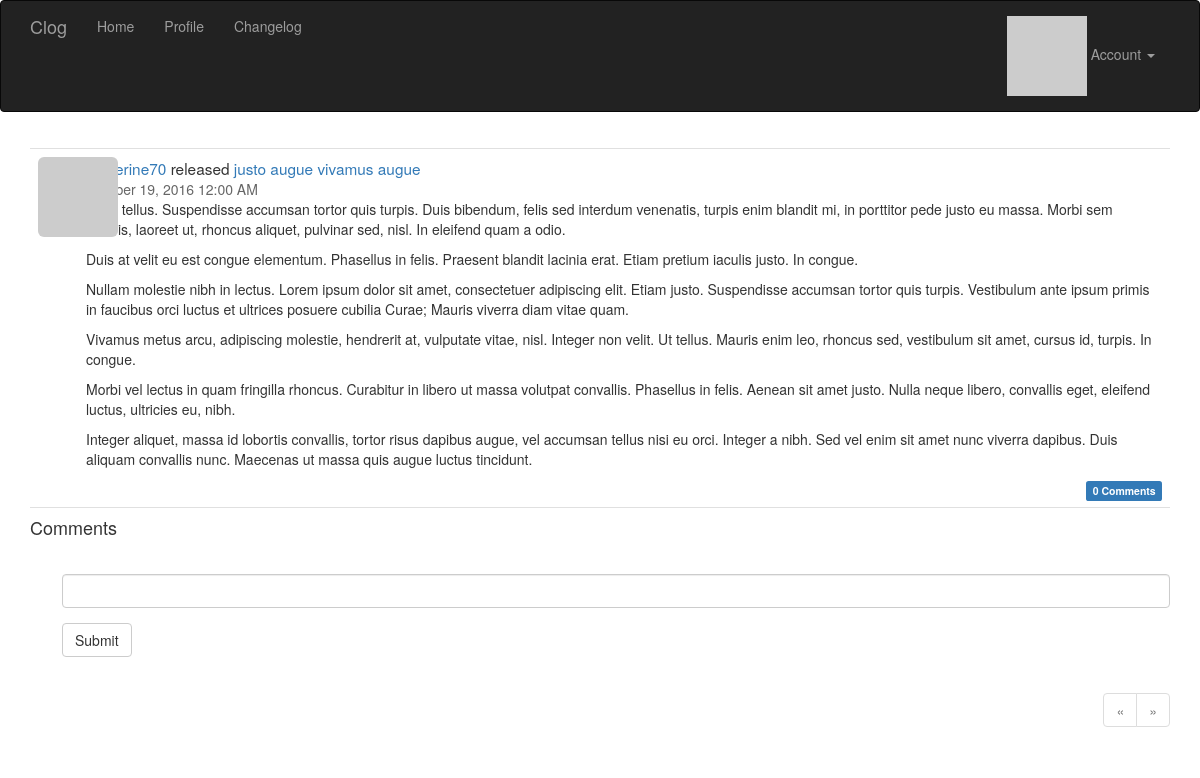
/post/90 (signed in), run on the app's committed database.
### app/models.py (models this page shows, shortened)
class Post(db.Model):
    __tablename__ = 'posts'
    id = db.Column(db.Integer, primary_key=True)
    title = db.Column(db.Text)
    body = db.Column(db.Text)
    timestamp = db.Column(db.DateTime, index=True, default=datetime.utcnow)
    author_id = db.Column(db.Integer, db.ForeignKey('users.id'))
    body_html = db.Column(db.Text)
    comments = db.relationship('Comment', backref='post', lazy='dynamic')

class User(UserMixin, db.Model):
    __tablename__ = 'users'
    id = db.Column(db.Integer, primary_key=True)
    username = db.Column(db.String(64), unique=True, index=True)
    email = db.Column(db.String(64), unique=True, index=True)
    role_id = db.Column(db.Integer, db.ForeignKey('roles.id'))
    password_hash = db.Column(db.String(128))
    confirmed = db.Column(db.Boolean, default=False)
    avatar_hash = db.Column(db.String(32))
    name = db.Column(db.String(64))
    location = db.Column(db.String(64))
    about_me = db.Column(db.Text)
    member_since = db.Column(db.DateTime(), default=datetime.utcnow)
    last_seen = db.Column(db.DateTime(), default=datetime.utcnow)
    posts = db.relationship('Post', backref='author', lazy='dynamic')
    followed = db.relationship('Follow',
                               foreign_keys=[Follow.follower_id],
                               backref=db.backref('follower', lazy='joined'),
                               lazy='dynamic',
                               cascade='all, delete-orphan')
    followers = db.relationship('Follow',
                                foreign_keys=[Follow.followed_id],
                                backref=db.backref('followed', lazy='joined'),
                                lazy='dynamic',
                                cascade='all, delete-orphan')
    comments = db.relationship('Comment', backref='author', lazy='dynamic')
    def can(self, permissions):
        return self.role is not None and (self.role.permissions & permissions) == permissions
    def is_administrator(self):
        return self.can(Permission.ADMINISTER)
    @property
    def password(self):
        raise AttributeError('password is not a readable attribute')
    def gravatar(self, size=100, default='identicon', rating='g'):
        if request.is_secure:
            url = 'https://secure.gravatar.com/avatar'
        else:
            url = 'https://www.gravatar.com/avatar'
        hash = self.avatar_hash or hashlib.md5(
            self.email.encode('utf-8')).hexdigest()
        return '{url}/{hash}?s={size}&d={default}&r={rating}'.format(
            url=url, hash=hash, size=size, default=default, rating=rating)
    def ping(self):
        self.last_seen = datetime.utcnow()
        db.session.add(self)

### app/main/views.py (the view, shortened to what this page needs)
@main.route('/post/<int:id>', methods=['GET', 'POST'])
def post(id):
    post = Post.query.get_or_404(id)
    form = CommentForm()
    page = request.args.get('page', 1, type=int)
    if page == -1:
        page = (post.comments.count() - 1) // \
            current_app.config['FLASKY_COMMENTS_PER_PAGE'] + 1
    pagination = post.comments.order_by(Comment.timestamp.asc()).paginate(
        page, per_page=current_app.config['FLASKY_COMMENTS_PER_PAGE'],
        error_out=False)
    comments = pagination.items
    return render_template('post.html', posts=[post], form=form,
                           comments=comments, pagination=pagination)

### app/main/forms.py
class CommentForm(FlaskForm):
    body = StringField('', validators=[Required()])
    submit = SubmitField('Submit')

### app/auth/views.py (called while the page is built)
@auth.before_app_request
def before_request():
    if current_user.is_authenticated:
        current_user.ping()
        if not current_user.confirmed \
                and request.endpoint[:5] != 'auth.' \
                and request.endpoint != 'static':
            return redirect(url_for('auth.unconfirmed'))

### app/main/__init__.py (called while the page is built)
@main.app_context_processor
def inject_permissions():
    return dict(Permission=Permission)

### app/models.py (called while the page is built)
@login_manager.user_loader
def load_user(user_id):
    return User.query.get(int(user_id))

### app/templates/post.html (shortened to what this page needs)
{% extends "base.html" %}
{% import "bootstrap/wtf.html" as wtf %}
{% import "_macros.html" as macros %}
{% block page_content %}
{% include '_posts.html' %}
<h4 id="comments">Comments</h4>
{% if current_user.can(Permission.COMMENT) %}
<div class="comment-form">
    {{ wtf.quick_form(form) }}
</div>
{% endif %}
{% if pagination %}
<div class="pagination">
    {{ macros.pagination_widget(pagination, '.post', fragment='#comments', id=posts[0].id) }}
</div>
{% endif %}
{% endblock %}

### app/templates/_posts.html (shortened to what this page needs)
<ul class="posts">
    {% for post in posts %}
    <li class="post">
        <div class="post-thumbnail">
            <a href="{{ url_for('.user', username=post.author.username) }}">
                <img class="img-rounded profile-thumbnail" src="{{ post.author.gravatar(size=40) }}">
            </a>
        </div>
        <div class="post-content">
            <div class="post-author">
                <a href="{{ url_for('.user', username=post.author.username) }}">{{ post.author.username }}</a>
                released
                <a href="{{ url_for('.post', id=post.id) }}">{{ post.title }}</a>
            </div>
            <div class="post-date">{{ moment(post.timestamp).format('LLL') }}</div>
            <div class="post-body">
                {% if post.body_html %}
                    {{ post.body_html | safe }}
                {% else %}
                    {{ post.body }}
                {% endif %}
            </div>
            <div class="post-footer">
                <a href="{{ url_for('.post', id=post.id) }}#comments">
                    <span class="label label-primary">{{ post.comments.count() }} Comments</span>
                </a>
            </div>
        </div>
    </li>
    {% endfor %}
</ul>

### app/static/styles.css (style rules this page uses)
.profile-thumbnail { position: absolute; }
ul.posts { list-style-type: none; padding: 0px; margin: 16px 0px 0px 0px; border-top: 1px solid #e0e0e0; }
ul.posts li.post { padding: 8px; border-bottom: 1px solid #e0e0e0; }
div.post-date { color: #666666; }
div.post-author { font-size: 110%; }
div.post-thumbnail { position: absolute; }
div.post-content { margin-left: 48px; min-height: 48px; }
div.post-footer { text-align: right; }
div.comment-form { margin: 16px 0px 16px 32px; }
div.pagination { width: 100%; text-align: right; padding: 0px; margin: 0px; }

### data on the page
Post: author.username "katherine70", title "justo augue vivamus augue", timestamp "October 19, 2016 12:00 AM", body_html "Nulla tellus. Suspendisse accumsan tortor quis turpis. Duis bibendum, felis sed interdum venenatis, turpis enim blandit mi, in porttitor pede justo eu massa. Morbi sem mauris, laoreet ut, rhoncus aliquet, pulvinar sed, nisl. In eleifend quam a odio. Duis at velit eu est congue elementum. Phasellus in felis. Praesent blandit lacinia erat. Etiam pretium iaculis justo. In congue. Nullam molestie nibh in lectus. Lorem ipsum dolor sit amet, consectetuer adipiscing elit. Etiam justo. Suspendisse accumsan tortor quis turpis. Vestibulum ante ipsum primis in faucibus orci luctus et ultrices posuere cubilia Curae; Mauris viverra diam vitae quam. Vivamus metus arcu, adipiscing molestie, hendrerit at,…", comments.count "0"
